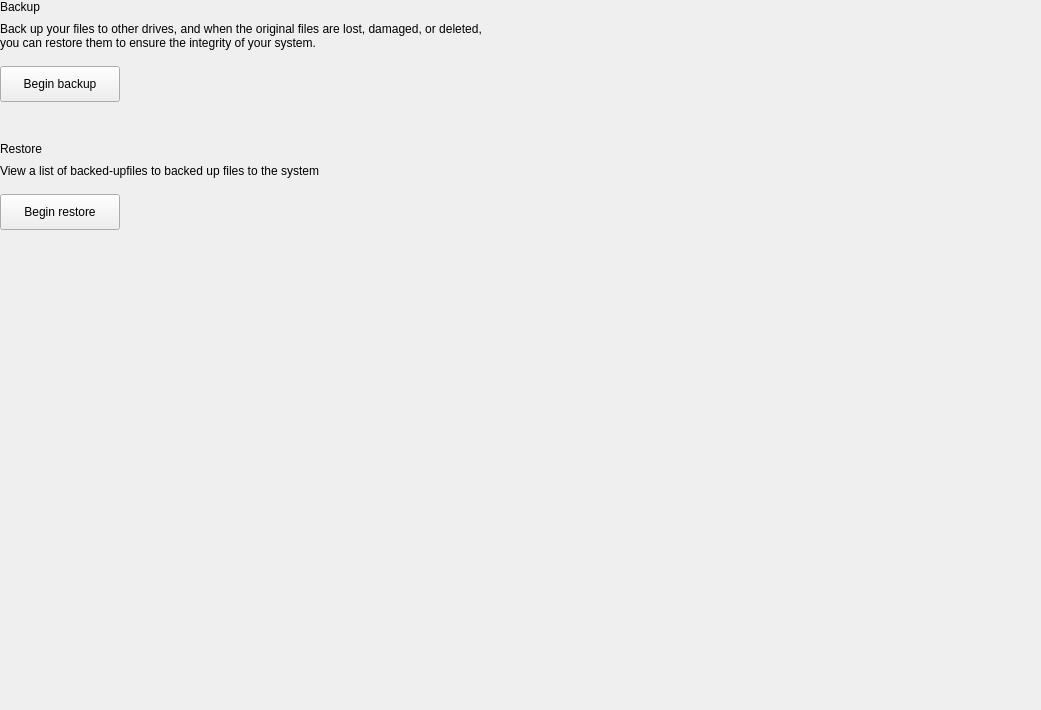
<?xml version="1.0" encoding="UTF-8"?>
<ui version="4.0">
 <class>Backup</class>
 <widget class="QWidget" name="Backup">
  <property name="geometry">
   <rect>
    <x>0</x>
    <y>0</y>
    <width>1041</width>
    <height>710</height>
   </rect>
  </property>
  <property name="minimumSize">
   <size>
    <width>0</width>
    <height>0</height>
   </size>
  </property>
  <property name="maximumSize">
   <size>
    <width>16777215</width>
    <height>16777215</height>
   </size>
  </property>
  <property name="windowTitle">
   <string notr="true">Backup</string>
  </property>
  <layout class="QVBoxLayout" name="verticalLayout_2">
   <property name="spacing">
    <number>8</number>
   </property>
   <property name="leftMargin">
    <number>0</number>
   </property>
   <property name="topMargin">
    <number>0</number>
   </property>
   <property name="rightMargin">
    <number>32</number>
   </property>
   <property name="bottomMargin">
    <number>30</number>
   </property>
   <item>
    <widget class="TitleLabel" name="titleLabel">
     <property name="sizePolicy">
      <sizepolicy hsizetype="Fixed" vsizetype="Fixed">
       <horstretch>0</horstretch>
       <verstretch>0</verstretch>
      </sizepolicy>
     </property>
     <property name="text">
      <string>Backup</string>
     </property>
     <property name="scaledContents">
      <bool>true</bool>
     </property>
    </widget>
   </item>
   <item>
    <widget class="QLabel" name="backupLabel">
     <property name="sizePolicy">
      <sizepolicy hsizetype="Preferred" vsizetype="Fixed">
       <horstretch>0</horstretch>
       <verstretch>0</verstretch>
      </sizepolicy>
     </property>
     <property name="text">
      <string>Back up your files to other drives, and when the original files are lost, damaged, or deleted, 
you can restore them to ensure the integrity of your system.</string>
     </property>
     <property name="scaledContents">
      <bool>true</bool>
     </property>
     <property name="wordWrap">
      <bool>true</bool>
     </property>
    </widget>
   </item>
   <item>
    <spacer name="verticalSpacer_2">
     <property name="orientation">
      <enum>Qt::Vertical</enum>
     </property>
     <property name="sizeType">
      <enum>QSizePolicy::Fixed</enum>
     </property>
     <property name="sizeHint" stdset="0">
      <size>
       <width>20</width>
       <height>8</height>
      </size>
     </property>
    </spacer>
   </item>
   <item>
    <layout class="QHBoxLayout" name="horizontalLayout">
     <item>
      <widget class="QPushButton" name="backBtn">
       <property name="minimumSize">
        <size>
         <width>120</width>
         <height>36</height>
        </size>
       </property>
       <property name="maximumSize">
        <size>
         <width>16777215</width>
         <height>36</height>
        </size>
       </property>
       <property name="text">
        <string>Begin backup</string>
       </property>
      </widget>
     </item>
     <item>
      <spacer name="horizontalSpacer">
       <property name="orientation">
        <enum>Qt::Horizontal</enum>
       </property>
       <property name="sizeHint" stdset="0">
        <size>
         <width>40</width>
         <height>20</height>
        </size>
       </property>
      </spacer>
     </item>
    </layout>
   </item>
   <item>
    <spacer name="verticalSpacer_4">
     <property name="orientation">
      <enum>Qt::Vertical</enum>
     </property>
     <property name="sizeType">
      <enum>QSizePolicy::Fixed</enum>
     </property>
     <property name="sizeHint" stdset="0">
      <size>
       <width>20</width>
       <height>32</height>
      </size>
     </property>
    </spacer>
   </item>
   <item>
    <widget class="TitleLabel" name="title2Label">
     <property name="sizePolicy">
      <sizepolicy hsizetype="Fixed" vsizetype="Fixed">
       <horstretch>0</horstretch>
       <verstretch>0</verstretch>
      </sizepolicy>
     </property>
     <property name="text">
      <string>Restore</string>
     </property>
     <property name="scaledContents">
      <bool>true</bool>
     </property>
    </widget>
   </item>
   <item>
    <widget class="QLabel" name="restoreLabel">
     <property name="sizePolicy">
      <sizepolicy hsizetype="Fixed" vsizetype="Fixed">
       <horstretch>0</horstretch>
       <verstretch>0</verstretch>
      </sizepolicy>
     </property>
     <property name="text">
      <string>View a list of backed-upfiles to backed up files to the system</string>
     </property>
     <property name="scaledContents">
      <bool>true</bool>
     </property>
    </widget>
   </item>
   <item>
    <spacer name="verticalSpacer_3">
     <property name="orientation">
      <enum>Qt::Vertical</enum>
     </property>
     <property name="sizeType">
      <enum>QSizePolicy::Fixed</enum>
     </property>
     <property name="sizeHint" stdset="0">
      <size>
       <width>20</width>
       <height>8</height>
      </size>
     </property>
    </spacer>
   </item>
   <item>
    <layout class="QHBoxLayout" name="horizontalLayout_2">
     <item>
      <widget class="QPushButton" name="restoreBtn">
       <property name="minimumSize">
        <size>
         <width>120</width>
         <height>36</height>
        </size>
       </property>
       <property name="maximumSize">
        <size>
         <width>16777215</width>
         <height>36</height>
        </size>
       </property>
       <property name="text">
        <string>Begin restore</string>
       </property>
      </widget>
     </item>
     <item>
      <spacer name="horizontalSpacer_2">
       <property name="orientation">
        <enum>Qt::Horizontal</enum>
       </property>
       <property name="sizeHint" stdset="0">
        <size>
         <width>40</width>
         <height>20</height>
        </size>
       </property>
      </spacer>
     </item>
    </layout>
   </item>
   <item>
    <spacer name="verticalSpacer">
     <property name="orientation">
      <enum>Qt::Vertical</enum>
     </property>
     <property name="sizeHint" stdset="0">
      <size>
       <width>20</width>
       <height>40</height>
      </size>
     </property>
    </spacer>
   </item>
  </layout>
 </widget>
 <layoutdefault spacing="6" margin="11"/>
 <customwidgets>
  <customwidget>
   <class>TitleLabel</class>
   <extends>QLabel</extends>
   <header location="global">../../../libukcc/widgets/Label/titlelabel.h</header>
  </customwidget>
 </customwidgets>
 <resources/>
 <connections/>
</ui>
